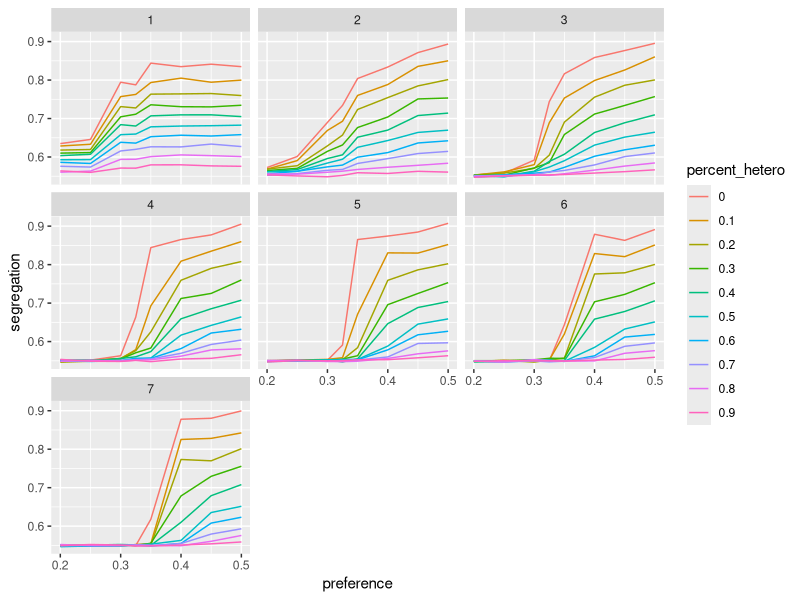
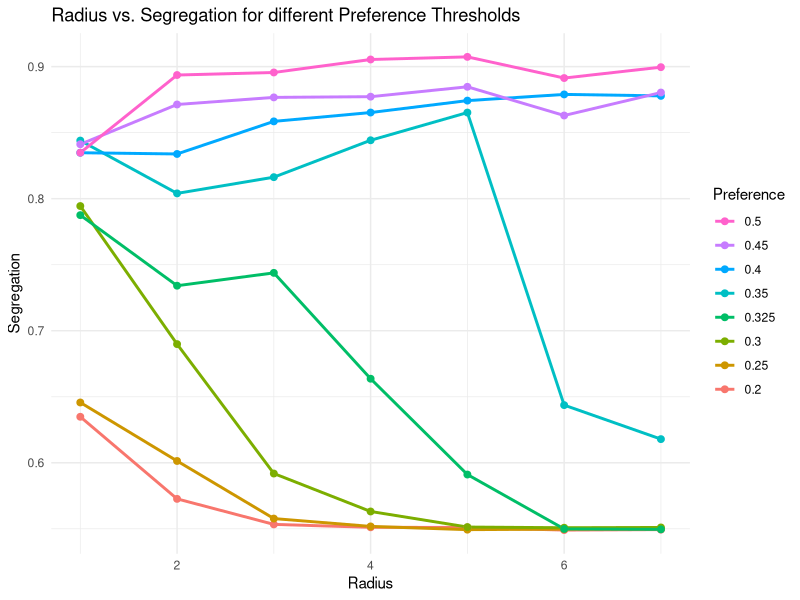
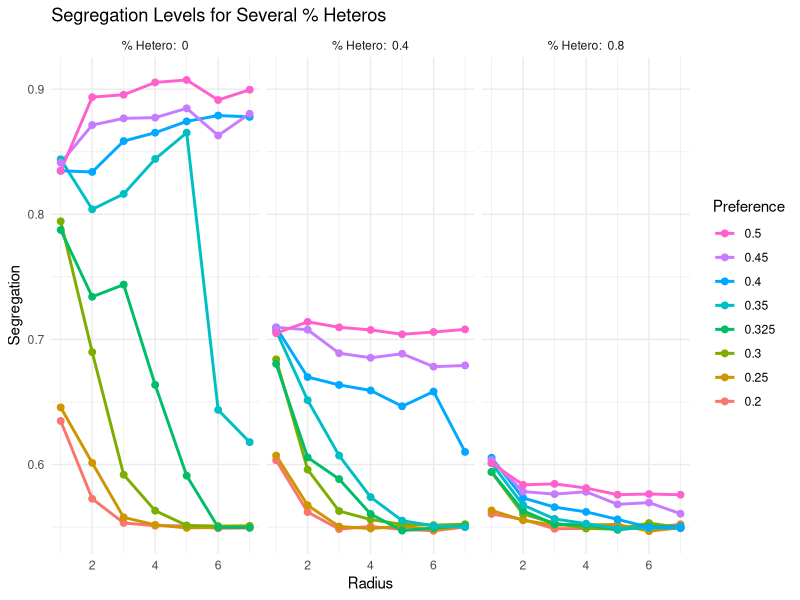
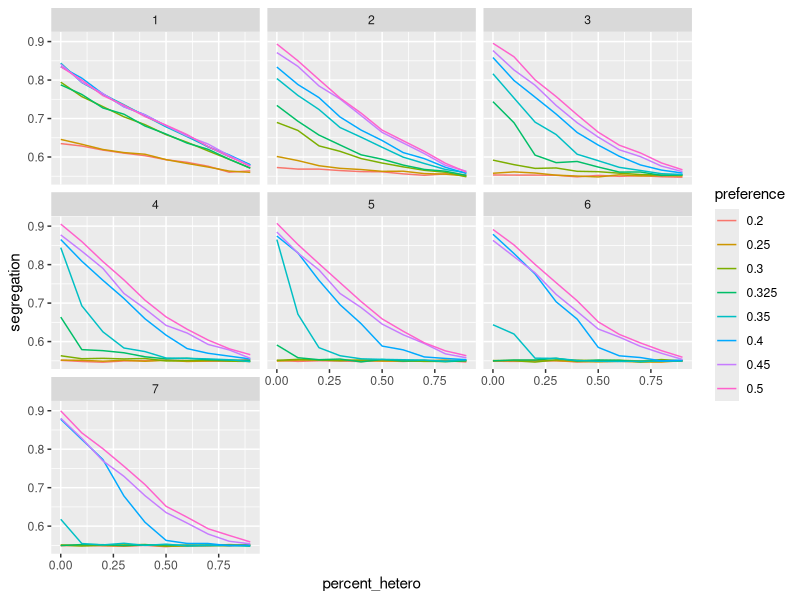
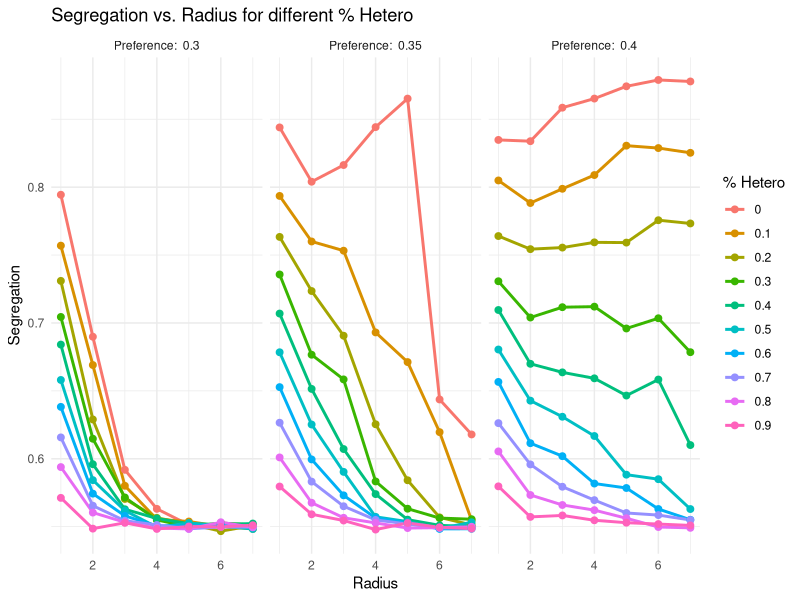
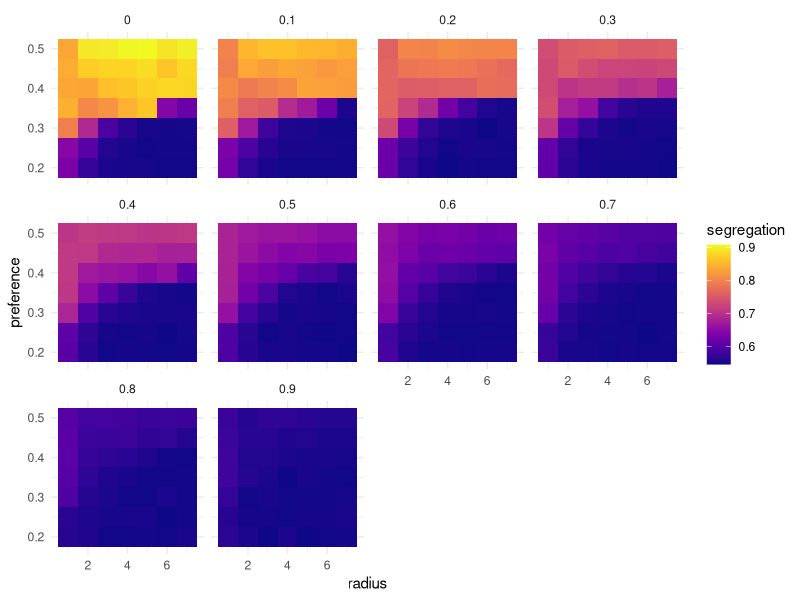
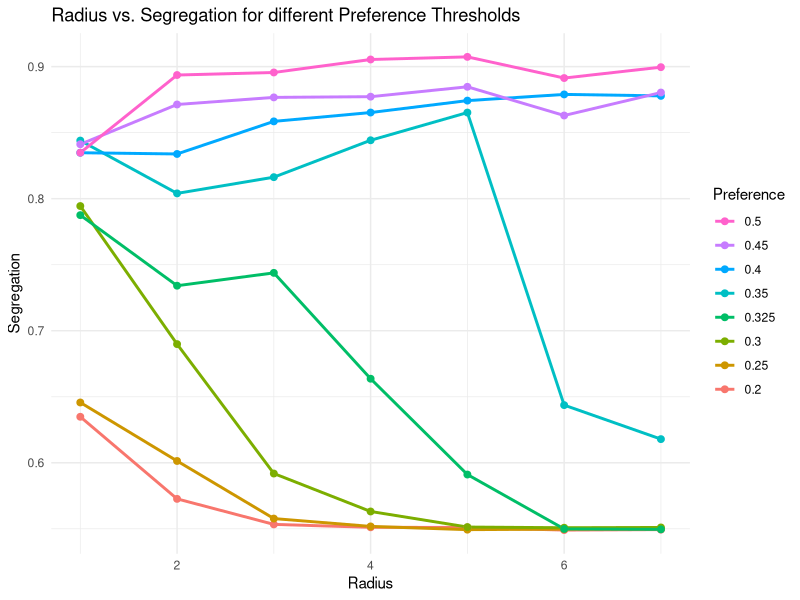
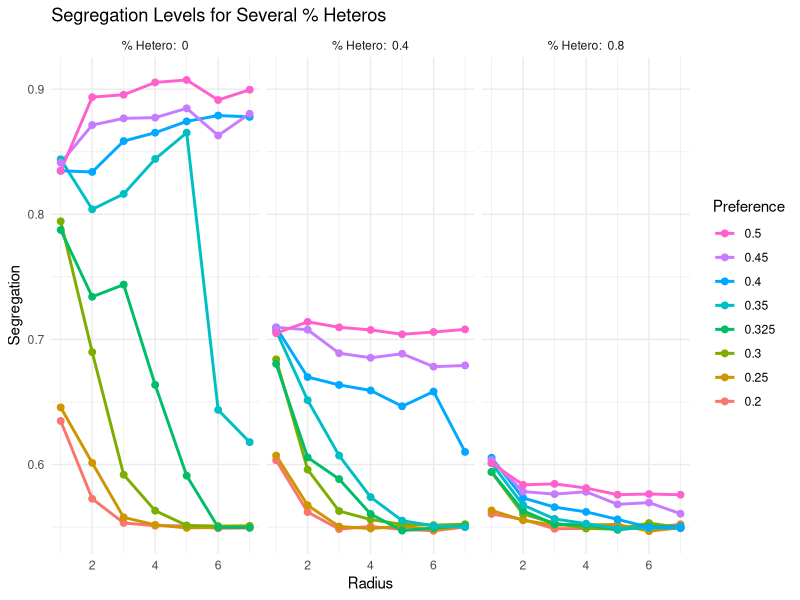

R code for these plots, in order:
## ---- chunk 1
library(tidyverse)
library(viridis)
## ---- chunk 2
theme_common <- function() {
  theme_minimal() %+replace%
  theme(
    axis.text.x = element_text(size = 12),
    axis.text.y = element_text(size = 12),
    axis.title.x = element_text(margin = margin(4, 4, 4, 4), size = 16),
    axis.title.y = element_text(margin = margin(4, 4, 4, 4), size = 16, angle = 90),

    legend.title = element_text(size = 16),
    legend.text = element_text(size = 12),

    strip.text.x = element_text(size = 12),
    strip.text.y = element_text(size = 12),

    panel.grid.major = element_line(color = "grey90"),
    panel.grid.minor = element_line(color = "grey90"),

    aspect.ratio = 10/16,

    plot.margin = unit(c(t = +0, b = +0, r = +0, l = +0), "cm"),
    plot.title = element_text(size = 18),
    # plot.title.position = "plot",
    plot.subtitle = element_text(size = 16),
    plot.caption = element_text(size = 12)
  )
}
## ---- chunk 3
df_seg <- read.csv("data/ext_data.csv")
## ---- chunk 4
df_seg %>%
  group_by(preference,percent_hetero,radius) %>%
  summarize(
    segregation = mean(segregation)
  ) %>%
  mutate(
    percent_hetero = as.character(percent_hetero)
  ) %>%
  ggplot() +
  geom_line(
    aes(
      x = preference, 
      y = segregation, 
      color = percent_hetero
    )) +
  facet_wrap( ~ radius)
## ---- chunk 5
p <- df_seg %>%
  group_by(preference,percent_hetero,radius) %>%
  summarize(
    segregation = mean(segregation)
  ) %>%
  mutate(
    Preference = as.character(preference),
    Radius = radius,
    Segregation = segregation
  ) %>%
  filter(percent_hetero == 0) %>%
  ggplot(
    aes(
      x = radius,
      y = segregation
    )
  ) +
  geom_line(aes(color = Preference), size = 1) +
  geom_point(aes(color = Preference), size = 2) +
  theme_minimal() +
  labs(
    title = "Radius vs. Segregation for different Preference Thresholds",
    x = "Radius",
    y = "Segregation",
    color = "Preference"
  ) +
  guides(color = guide_legend(reverse = TRUE))
ggsave(filename = "graph1.jpg", plot = p, device = "jpg", width = 8, height = 5)
p
## ---- chunk 6
p <- df_seg %>%
  group_by(preference,percent_hetero,radius) %>%
  summarize(
    segregation = mean(segregation)
  ) %>%
  filter(percent_hetero %in% c(0,0.4,0.8)) %>%
  # arrange(desc(preference)) %>%
  mutate(
    preference = as.character(preference),
    percent_hetero = paste("% Hetero: ",percent_hetero)
  ) %>%
  ggplot(
    aes(
      x = radius,
      y = segregation
    )
  ) +
  geom_line(aes(color = preference), size = 1) +
  geom_point(aes(color = preference), size = 2) +
  theme_minimal() +
  facet_wrap(~ percent_hetero) +
  labs(
    title = "Segregation Levels for Several % Heteros",
    x = "Radius",
    y = "Segregation",
    color = "Preference"
  ) +
  guides(color = guide_legend(reverse = TRUE))
ggsave(filename = "graph2.jpg", plot = p, device = "jpg", width = 8, height = 5)
p

## ---- chunk 7
df_seg %>%
  group_by(preference,percent_hetero,radius) %>%
  summarize(
    segregation = mean(segregation)
  ) %>%
  mutate(
    preference = as.character(preference)
  ) %>%
  ggplot() +
  geom_line(
    aes(
      x = percent_hetero, 
      y = segregation, 
      color = preference
    )) +
  facet_wrap(~radius)
## ---- chunk 8
p <- df_seg %>%
  group_by(preference,percent_hetero,radius) %>%
  summarize(
    segregation = mean(segregation)
  ) %>%
  filter(preference %in% c(0.3,0.35,0.4)) %>%
  mutate(
    percent_hetero = as.character(percent_hetero),
    preference = paste("Preference: ",preference)
  ) %>%
  ggplot() +
  geom_line(
    aes(
      x = radius, 
      y = segregation,
      color = percent_hetero
    ),
    size = 1
  ) +
  geom_point(
    aes(
      x = radius, 
      y = segregation,
      color = percent_hetero
    ),
    size = 2
  ) +
  theme_minimal() +
  labs(
    title = "Segregation vs. Radius for different % Hetero",
    x = "Radius",
    y = "Segregation",
    color = "% Hetero"
  ) +
  facet_wrap(~preference)
ggsave(filename = "graph3.jpg", plot = p, device = "jpg", width = 8, height = 5)
p
## ---- chunk 9
df_seg %>%
  group_by(preference,percent_hetero,radius) %>%
  summarize(
    segregation = mean(segregation)
  ) %>%
  filter(preference != 0.325) %>%
  ggplot() +
  geom_tile(
    aes(
      x = radius,
      y = preference, 
      fill = segregation
    )) +
  facet_wrap(~percent_hetero) +
  theme_minimal() +
  scale_fill_viridis(option="plasma")
